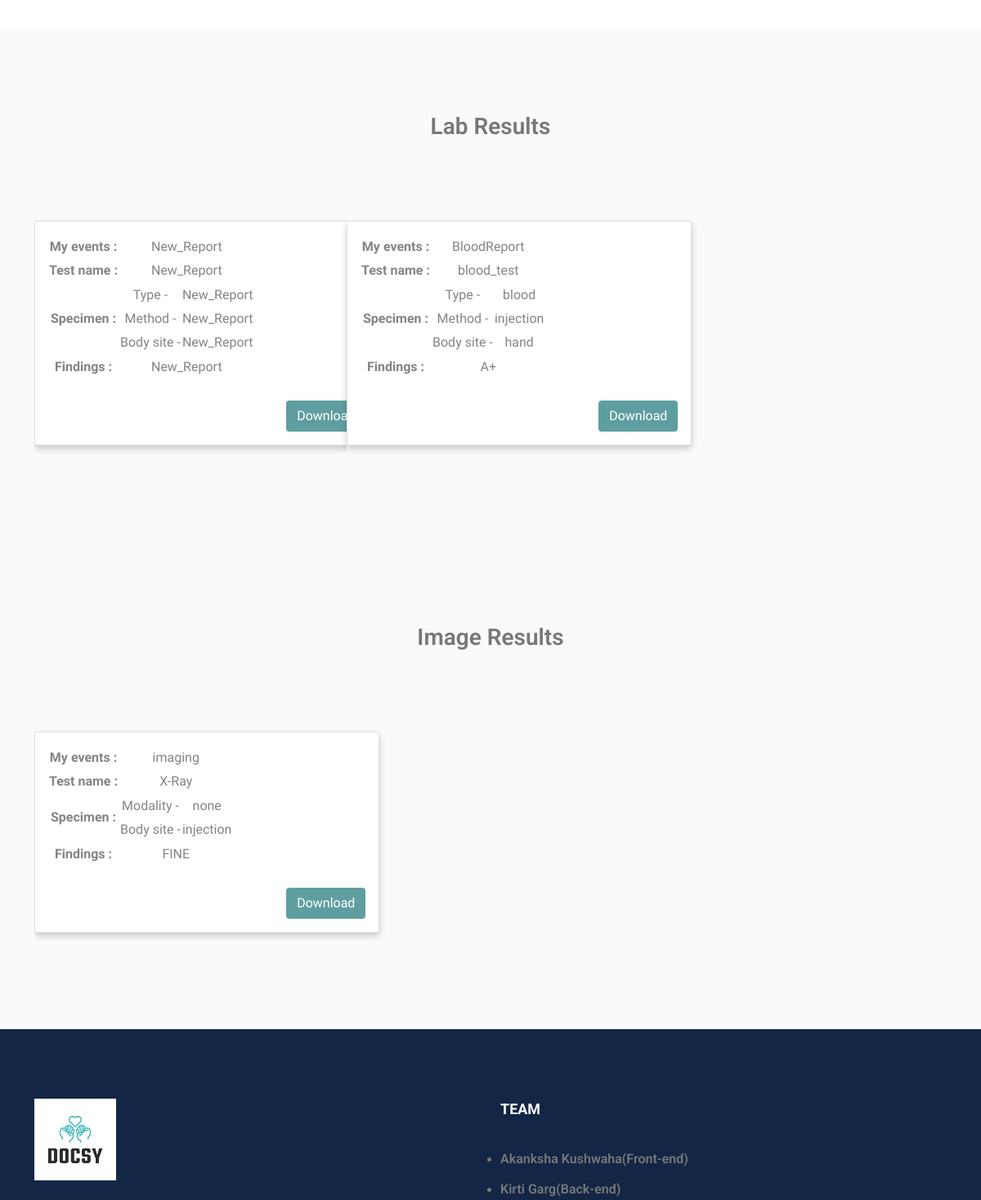
Before: /patient/ (signed in, middle part) with the older database file.
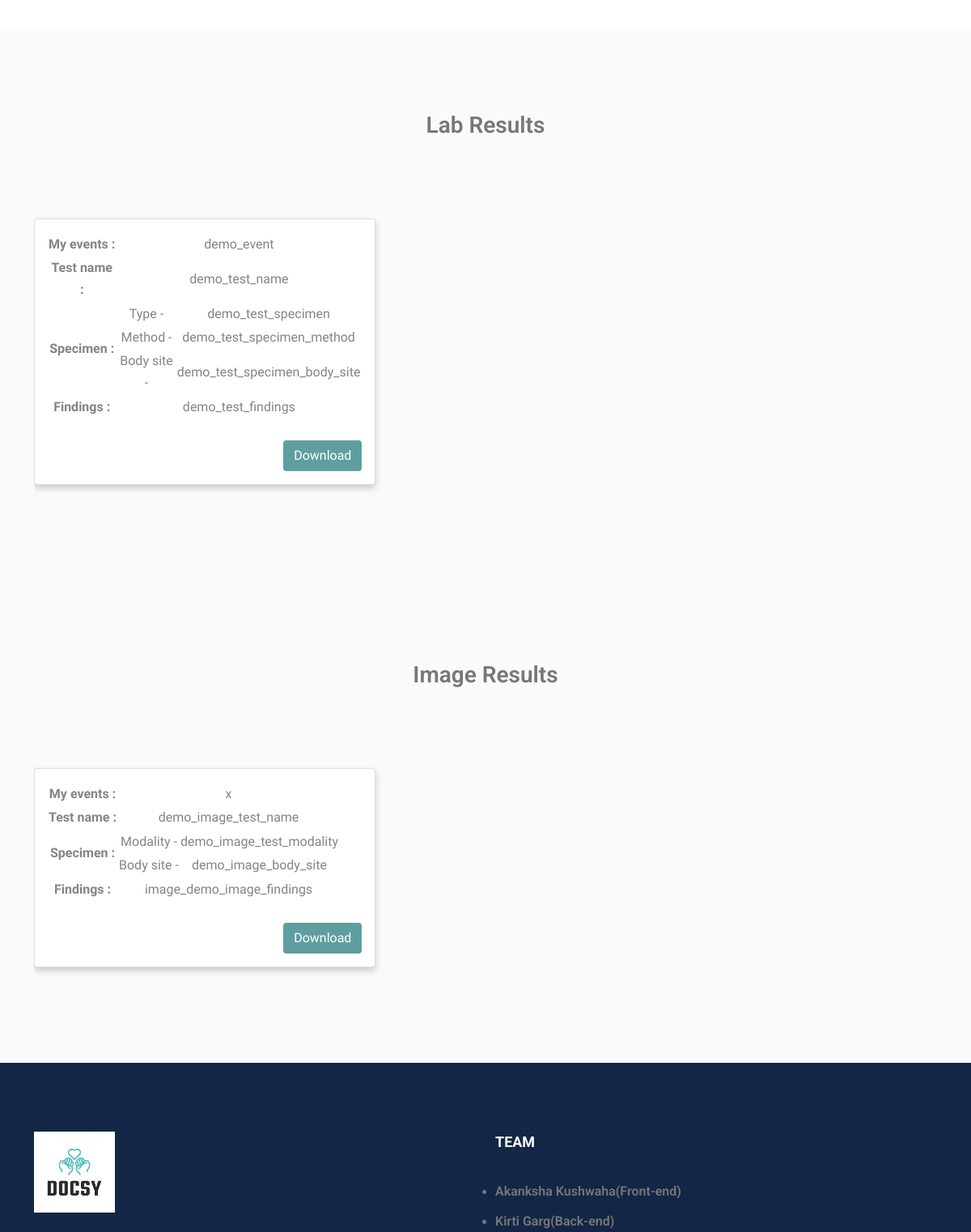
After: the same page with the newer database file.
### receptionist/models.py (models this page shows)
class labreport(models.Model):
    diagnosticId = models.ForeignKey(diagnostic,on_delete=models.CASCADE)
    lab_event = models.TextField()
    lab_test_name = models.TextField()
    lab_specimen_type = models.TextField()
    lab_specimen_method = models.TextField()
    lab_specimen_body_site = models.TextField()
    lab_findings = models.TextField()
    lab_document = models.FileField(upload_to='dianosis_image/', null=True, verbose_name="")

class imagingexam(models.Model):
    diagnosticId = models.ForeignKey(diagnostic,on_delete=models.CASCADE)
    imaging_event = models.TextField()
    imaging_test_name = models.TextField()
    imaging_modality = models.TextField()
    imaging_body_site = models.TextField()
    imaging_findings = models.TextField()
    imaging_document = models.FileField(upload_to='dianosis_image/', null=True, verbose_name="")

### patient/views.py (the view)
# urls.py: path('',views.patientHomePage,name="patientHomePage"),
def patientHomePage(request):
    if 'patient_id' in request.session:
        patient_id=request.session['patient_id']
        patient_data=patient.objects.get(id=patient_id)
        prescription_data = prescription.objects.all().filter(patientId=patient_id).order_by('id')
        if prescription_data:
            prescription_id=prescription_data[0].id
        else:
            prescription_id=""
        diagnostic_data = diagnostic.objects.all().filter(patientId=patient_id)
        lab_reports = []
        image_reports=[]
        for data in range(0, len(diagnostic_data)):
            lab_reports.append(labreport.objects.filter(diagnosticId=diagnostic_data[data].id))
            image_reports.append(imagingexam.objects.filter(diagnosticId=diagnostic_data[data].id))
        return render(request,'patientHomePage.html',{"patient_data":patient_data,"diagnostic_data":diagnostic_data,"lab_reports":lab_reports[::-1],"image_reports":image_reports[::-1],"prescription_id":prescription_id,"patient_id":patient_id})
    else:
        return redirect(patientLogin)

### patient/templates/patientHomePage.html (shortened to what this page needs)
<!doctype html>
<html lang="en">
<head>
    <meta name="viewport" content="width=device-width, initial-scale=1"> {% load static %}
    <link href="https://cdn.jsdelivr.net/npm/bootstrap@5.0.2/dist/css/bootstrap.min.css" rel="stylesheet">
    <link rel="stylesheet" href="https://cdnjs.cloudflare.com/ajax/libs/OwlCarousel2/2.3.4/assets/owl.carousel.min.css">
    <link rel="stylesheet" href="{% static 'css/patienthomestyles.css' %}">
    <link rel="stylesheet" href="https://unpkg.com/swiper/swiper-bundle.min.css" />
</head>
<body>
    <div class="page-wrapper">
        {% load static %}
        <section class="cta">
        </section>
        {% if lab_reports|length > 0 %}
        <section class="feature-section section bg-gray" id="lab-result">
            <div class="container">
                <div class="section-title text-center">
                    <h3>Lab Results</h3>
                </div>
                <br><br><br>
                <div id="body" style="height: 40%;width: 100%;">
                    <div style="height: 100%;" class="swiper mySwiper">
                        <div class="swiper-wrapper">
                            {% for j in lab_reports %} {% for i in j %}
                            <div class="swiper-slide">
                                <div style="margin-top: 5%;margin-bottom: 5%;width: 120%; height:100%;" class="item">
                                    <div style="height: 100%;width: 100%;" class="card">
                                        <div class="card-body" style="align-items: center;">
                                            <table>
                                                <tr>
                                                    <th>My events :</th>
                                                    <td> {{i.lab_event}}</td>
                                                </tr>
                                                <tr>
                                                    <th>Test name : </th>
                                                    <td> {{i.lab_test_name}}</td>
                                                </tr>
                                                <tr>
                                                    <th>Specimen : </th>
                                                    <td>
                                                        <table>
                                                            <tr>
                                                                <td>Type - </td>
                                                                <td>{{i.lab_specimen_type}}</td>
                                                            </tr>
                                                            <tr>
                                                                <td>Method - </td>
                                                                <td>{{i.lab_specimen_method}}</td>
                                                            </tr>
                                                            <tr>
                                                                <td>Body site - </td>
                                                                <td>{{i.lab_specimen_body_site}}</td>
                                                            </tr>
                                                        </table>
                                                    </td>
                                                </tr>
                                                <tr>
                                                    <th>Findings : </th>
                                                    <td> {{i.lab_findings}}</td>
                                                </tr>
                                            </table>
                                            <br>
                                            <a href="downloadLabReports/lab/{{i.id}}" class="btn" style="float:right; background-color:cadetblue; color: white;">Download</a>
                                        </div>
                                    </div>
                                </div>
                            </div>
                            {% endfor %} {% endfor %}
                        </div>
                    </div>
                </div>
            </div>
        </section>
        {% endif %} {% if image_reports|length > 0 %}
        <section class="feature-section section bg-gray" id="imaging-result">
            <div class="container">
                <div class="section-title text-center">
                    <h3>Image Results</h3>
                </div>
                <br><br><br>
                <div id="body" style="height: 40%;width: 100%;">
                    <div style="height: 100%;" class="swiper mySwiper">
                        <div class="swiper-wrapper">
                            {% for j in image_reports %} {% for i in j %}
                            <div class="swiper-slide">
                                <div style="margin-top: 5%;margin-bottom: 5%;width: 120%; height:100%;" class="item">
                                    <div style="height: 100%;width: 100%;" class="card">
                                        <div class="card-body" style="align-items: center;">
                                            <table>
                                                <tr>
                                                    <th>My events :</th>
                                                    <td> {{i.imaging_event}}</td>
                                                </tr>
                                                <tr>
                                                    <th>Test name : </th>
                                                    <td> {{i.imaging_test_name}}</td>
                                                </tr>
                                                <tr>
                                                    <th>Specimen : </th>
                                                    <td>
                                                        <table>
                                                            <tr>
                                                                <td>Modality - </td>
                                                                <td>{{i.imaging_modality}}</td>
                                                            </tr>
                                                            <tr>
                                                                <td>Body site - </td>
                                                                <td>{{i.imaging_body_site}}</td>
                                                            </tr>
                                                        </table>
                                                    </td>
                                                </tr>
                                                <tr>
                                                    <th>Findings : </th>
                                                    <td> {{i.imaging_findings}}</td>
                                                </tr>
                                            </table>
                                            <br>
                                            <a href="downloadLabReports/examine/{{i.id}}" class="btn" style="float:right; background-color:cadetblue; color: white;">Download</a>
                                        </div>
                                    </div>
                                </div>
                            </div>
                            {% endfor %} {% endfor %}
                        </div>
                    </div>
                </div>
            </div>
        </section>
        {% endif %}
        <footer class="footer-main" id="footer">
            <div class="footer-top">
                <div class="container">
                    <div class="row justify-content-between">
                        <div class="col-lg-4 mb-5 mb-lg-0">
                            <div class="about-widget">
                                <div class="footer-logo">
                                    <figure>
                                        <a href="index.html">
                                            <img loading="lazy" class="img-fluid" src="{% static 'HomePageImages/logo.jpeg' %}" alt="medic" style="width: 100px;">
                                        </a>
                                    </figure>
                                </div>
                            </div>
                        </div>
                        <div class="col-lg-6 col-md-5 mb-3 mb-md-0">
                            <h2 style="font-weight: bold;">Team</h2>
                            <ul class="menu-link">
                                <li>
                                    <h6>Akanksha Kushwaha(Front-end)</h6>
                                </li>
                                <li>
                                    <h6>Kirti Garg(Back-end)</h6>
                                </li>
                            </ul>
                        </div>
                    </div>
                </div>
            </div>
        </footer>
    </div>
</body>
</body>
</html>

### static/css/patienthomestyles.css (style rules this page uses)
body { line-height: 1.4; font-family: "Source Sans Pro", sans-serif; -webkit-font-smoothing: antialiased; }
#body { font-family: Helvetica Neue, Helvetica, Arial, sans-serif; font-size: 14px; color: #000; margin: 0; padding: 0; position: relative; height: 100%; }
.swiper-slide { font-family: "Source Sans Pro", sans-serif; color: #848484; text-align: center; font-size: 16px; background: #fafafa; display: -webkit-box; display: -ms-flexbox; display: -webkit-flex; display: flex; -webkit-box-pack: center; -ms-flex-pack: center; -webkit-justify-content: center; justify-content: center; -webkit-box-align: center; -ms-flex-align: center; -webkit-align-items: center; align-items: center; }
h1, h2, h3, h4, h5, h6 { font-family: "Roboto", sans-serif; font-weight: 600; }
body { font-size: 15px; color: #777777; line-height: 1.8em; font-weight: 400; background: #ffffff; background-size: cover; background-repeat: no-repeat; background-position: center top; -webkit-font-smoothing: antialiased; font-family: "Roboto", sans-serif; }
.page-wrapper { overflow: hidden; }
a { text-decoration: none; cursor: pointer; }
h1, h2, h3, h4, h5, h6 { margin: 0px; }
.section { padding: 100px 0; }
.bg-gray { background: #fafafa; }
.cta { padding: 40px 0; }
.feature-section { position: relative; }
.footer-main { position: relative; background-size: cover; z-index: 1; background: #132646; }
.footer-main .footer-top { padding-top: 85px; padding-bottom: 60px; }
.footer-main .footer-top .footer-logo { padding-bottom: 20px; }
.footer-main .footer-top h2 { font-size: 18px; line-height: 26px; font-weight: 400; color: #ffffff; padding-bottom: 35px; text-transform: uppercase; }
.footer-main .footer-top .menu-link { padding-left: 0; }
.footer-main .footer-top .menu-link li { padding-bottom: 15px; }

### patient/templates/patientHomePage.html (style rules this page uses)
.card { box-shadow: 0 4px 8px 0 rgba(0, 0, 0, 0.2); transition: transform 0.11s; width: 40%; }

Changed rows visible on the page:
removed labreport: lab_event "New_Report", lab_test_name "New_Report", lab_specimen_type "New_Report", lab_specimen_method "New_Report", lab_specimen_body_site "New_Report", lab_findings "New_Report"
removed labreport: lab_event "BloodReport", lab_test_name "blood_test", lab_specimen_type "blood", lab_specimen_method "injection", lab_specimen_body_site "hand", lab_findings "A+"
removed imagingexam: imaging_event "imaging", imaging_test_name "X-Ray", imaging_modality "none", imaging_body_site "injection", imaging_findings "FINE"
added labreport: lab_event "demo_event", lab_test_name "demo_test_name", lab_specimen_type "demo_test_specimen", lab_specimen_method "demo_test_specimen_method", lab_specimen_body_site "demo_test_specimen_body_site", lab_findings "demo_test_findings"
added imagingexam: imaging_event "x", imaging_test_name "demo_image_test_name", imaging_modality "demo_image_test_modality", imaging_body_site "demo_image_body_site", imaging_findings "image_demo_image_findings"
